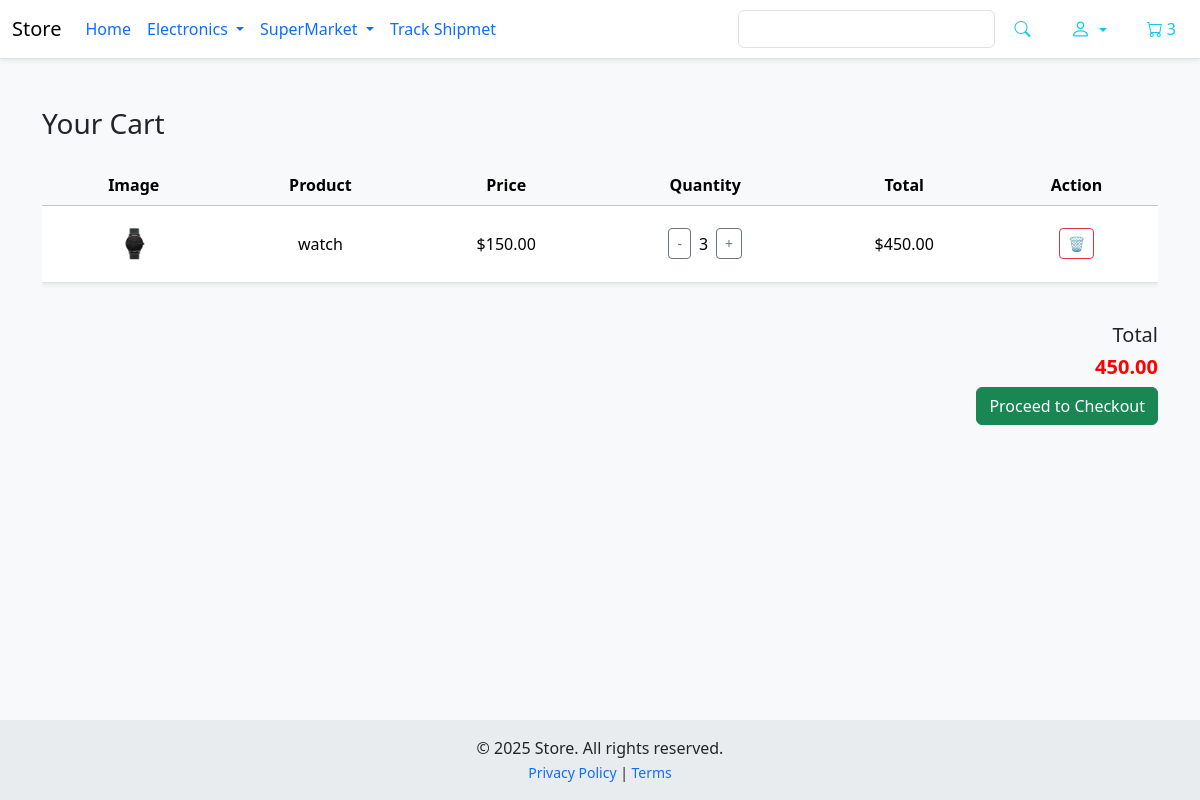
The app's page /cart/ (signed in), older data.
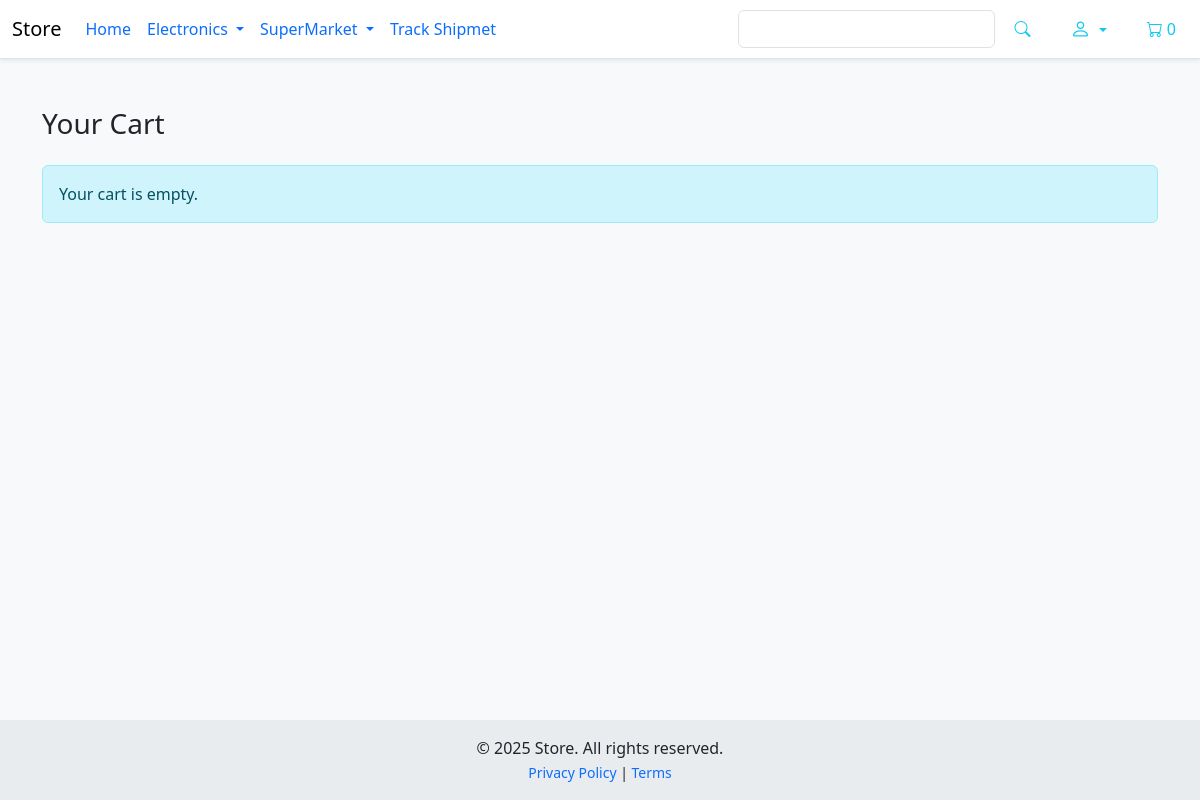
The same page, newer data.
### Store/models.py (models this page shows, shortened)
class Order(models.Model):
    customer =  models.ForeignKey('CoreAuth.Customer',on_delete=models.SET_NULL,null=True,blank=True)
    seller = models.ForeignKey('CoreAuth.Seller',on_delete=models.SET_NULL,null=True,blank=True)
    created_at = models.DateTimeField(auto_now_add=True)
    deleted_at = models.DateTimeField(null=True, blank=True)
    complete = models.BooleanField(default=False)
    transaction_id = models.CharField(max_length=200,null=True)
    @property
    def get_cart_total(self):
        order_items = self.orderitem_set.annotate(product_price=F('quantity') * F('product__price'))
        total = sum(item.product_price for item in order_items)
        return total
    @property
    def get_cart_items(self):
        return sum(item.quantity for item in self.orderitem_set.all())

class OrderItem(models.Model):
    product = models.ForeignKey(Product,on_delete=models.CASCADE)
    order = models.ForeignKey(Order,on_delete=models.SET_NULL,null=True,blank=True)
    quantity = models.IntegerField(default=0,null=True,blank=True,)
    date_added = models.DateTimeField(auto_now_add=True)
    @property
    def total_price(self):
        return self.quantity * self.product.price

class Product(models.Model):
    class RatingChoice(models.IntegerChoices):
        NOT_RATED = 0, 'Not Rated Yet'
        VERY_POOR = 1, 'Very Poor'
        POOR = 2, 'Poor'
        AVERAGE = 3, 'Average'
        GOOD = 4, 'Good'
        EXCELLENT = 5, 'Excellent'
    slug = models.SlugField(max_length=160, unique=True,default='temp-slug')
    seller = models.ForeignKey('CoreAuth.Seller',on_delete=models.CASCADE)
    name = models.CharField(max_length=255)
    price = models.DecimalField(max_digits=9,decimal_places=2)
    created_at = models.DateTimeField(auto_now_add=True)
    rate = models.PositiveSmallIntegerField(choices=RatingChoice,default=RatingChoice.NOT_RATED)
    image = models.ImageField(upload_to='images/products', blank=True, null=True,max_length=255)
    digital = models.BooleanField(default=False)
    @property
    def imageURL(self):
        try:
            if self.image:
                url = self.image.url
                return url
        except:
            pass
        return '/static/images/placeholder.png'

### Store/views.py (the view)
# urls.py: path('cart/',cart,name='cart'),
def cart(request):
    data = cartData(request)
    items = data["items"]
    order = data["order"]
    context = {"items": items, "order": order}
    return render(request, "store/cart.html", context)

### Store/utils.py (called while the page is built)
def cartData(request):
    if request.user.is_authenticated:
        if request.user.is_seller:
            customer = request.user.seller
            order, create = Order.objects.get_or_create(seller=customer, complete=False)
        elif request.user.is_customer:
            customer = request.user.customer
            order, create = Order.objects.get_or_create(customer=customer, complete=False)
        items = order.orderitem_set.all()
    else:
        data_cookie_cart = cooikeCart(request)
        customer = 'u need to login'
        order = data_cookie_cart['order']
        items = data_cookie_cart['items']
    return {'customer': customer, 'order': order, 'items': items}

### Store/templates/store/cart.html (shortened to what this page needs)
{% extends 'main.html' %}
{% block content %}
<div class="container mt-5" style="padding-bottom: 80px;">
  <h3 class="mb-4">Your Cart</h3>
  {% if items %}
  <div class="table-responsive">
    <table class="table align-middle text-center shadow-sm">
      <thead class="table-light">
        <tr>
          <th scope="col">Image</th>
          <th scope="col">Product</th>
          <th scope="col">Price</th>
          <th scope="col">Quantity</th>
          <th scope="col">Total</th>
          <th scope="col">Action</th>
        </tr>
      </thead>
      <tbody>
        {% for item in items %}
        <tr id="item-row-{{ item.product.id }}">
          <td>
            <img src="{{ item.product.imageURL }}" alt="{{ item.product.name }}"
              style="width: 60px; height: 60px; object-fit: contain;">
          </td>
          <td>{{ item.product.name }}</td>
          <td>${{ item.product.price }}</td>
          <td>
            <div class="d-flex justify-content-center align-items-center">
              <button class="btn btn-sm btn-outline-secondary update-cart" data-product="{{ item.product.id }}"
                data-action="remove">-</button>
              <span class="mx-2" id="item-quantity-{{ item.product.id }}">{{ item.quantity }}</span>
              <button class="btn btn-sm btn-outline-secondary update-cart" data-product="{{ item.product.id }}"
                data-action="add">+</button>
            </div>
          </td>
          <td id="total_product_price_{{ item.product.id }}">${{ item.total_price }}</td>
          <td>
            <button class="btn btn-sm btn-outline-danger update-cart" data-product="{{ item.product.id }}"
              data-action="delete">🗑️</button>
          </td>
        </tr>
        {% endfor %}
      </tbody>
    </table>
  </div>
  <div class="text-end mt-4">
    <h5>Total</h5>
    <h5 id="cart-total">{{ order.get_cart_total|floatformat:2 }}</h5>
    <a href="{% url 'checkout' %}" class="btn btn-success mt-2">Proceed to Checkout</a>
  </div>
  {% else %}
  <div class="alert alert-info">Your cart is empty.</div>
  {% endif %}
</div>
{% endblock %}

### templates/partials/navbar.html (shortened to what this page needs)
<nav class="navbar navbar-expand-lg navbar-light bg-white border-bottom shadow-sm">
  <div class="container-fluid">
    <a class="navbar-brand" href="{% url 'store' %}">Store</a>
    <div class="collapse navbar-collapse" id="navbarSupportedContent">
      <ul class="navbar-nav me-auto mb-2 mb-lg-0">
        <li class="nav-item active">
          <a class="nav-link nav" href="{% url 'store' %}">Home</a>
        </li>
        <li class="nav-item dropdown nav">
          <a class="nav-link dropdown-toggle" href="#" id="navbarDropdown" role="button" data-bs-toggle="dropdown"
            aria-expanded="false">
            Electronics
          </a>
        </li>
        <li class="nav-item dropdown nav">
          <a class="nav-link dropdown-toggle" href="#" id="superMarketDropdown" role="button" data-bs-toggle="dropdown"
            aria-expanded="false">
            SuperMarket
          </a>
        </li>
        <li class="nav-item dropdown nav">
          <a class="nav-link" href="{% url 'track_shipment' %}">
            Track Shipmet
          </a>
        </li>
      </ul>
      <div class="d-flex align-items-center">
        <form class="d-flex me-3">
          <input class="form-control me-2 bg-white text-dark border w-100" type="search" placeholder="Search">
          <button class="btn btn-outline-info border-0" type="submit">
            <i class="bi bi-search"></i>
          </button>
        </form>
        {% if request.user.is_authenticated %}
        {% include 'partials/profile_dropdown.html' %}
        {% else %}
        {% include 'partials/login_dropdown.html' %}
        {% endif %}
        <a href="{% url 'cart' %}" class="btn btn-outline-info border-0">
          <i class="bi bi-cart me-1"></i><span id="cart-count">{{ order.get_cart_items }}</span>
        </a>
      </div>
    </div>
  </div>
</nav>

Row changes from the older to the newer data that the page shows:
removed OrderItem: product.imageURL (picture), product.name "watch", product.price "150.00", quantity "3", total_price "450.00"
shown differently, row unchanged: Order: get_cart_items "3" → "0"; get_cart_total "450.00" → (not shown)
Text that changed along with them:
text no longer shown: "Image Product Price Quantity Total Action Total Proceed to Checkout"
text now shown: "Your cart is empty."
